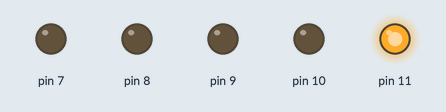
This sketch was run on a simulated Arduino Uno, built with avr-gcc and run on an emulated ATmega328P. On the bench: output pins drawn as LEDs (lit = HIGH).

Above: at 1.0 s.
At 3.0 s:
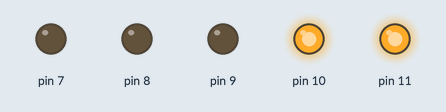
At 5.0 s:
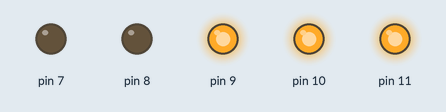
At 7.0 s:
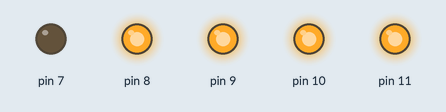
At 9.0 s:
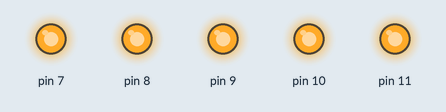
At 11.0 s:
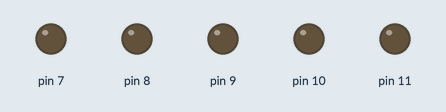
Timing chart, 0 to 15.6 s (numbered marks = the images above):
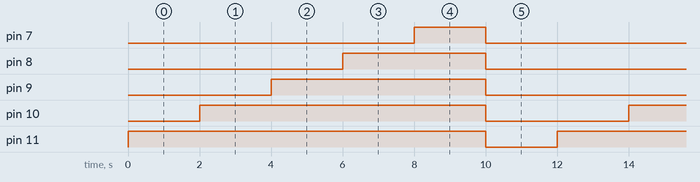

Measured:
- by itself, pin 7: alternates HIGH for 2.0 s and LOW for 10.0 s
- by itself, pin 8: alternates HIGH for 4.0 s and LOW for 8.0 s
- by itself, pin 9: alternates HIGH for 6.0 s and LOW for 6.0 s
- by itself, pin 10: alternates HIGH for 8.0 s and LOW for 4.0 s
- by itself, pin 11: alternates HIGH for 10.0 s and LOW for 2.0 s

The sketch:

codigo.ino
```cpp
void setup()
{
   pinMode(11, OUTPUT);
   pinMode(10, OUTPUT);
   pinMode(9, OUTPUT);
   pinMode(8, OUTPUT);
   pinMode(7, OUTPUT);
}

void loop()
{
   digitalWrite(11, HIGH);
  delay(2000);
   digitalWrite(10, HIGH);
  delay(2000);
   digitalWrite(9, HIGH);
  delay(2000);
   digitalWrite(8, HIGH);
  delay(2000);
   digitalWrite(7, HIGH);
  delay(2000);


  digitalWrite(11, LOW);
  digitalWrite(10, LOW);
  digitalWrite(9, LOW);
  digitalWrite(8, LOW);
  digitalWrite(7, LOW);
  delay(2000);
}
```
